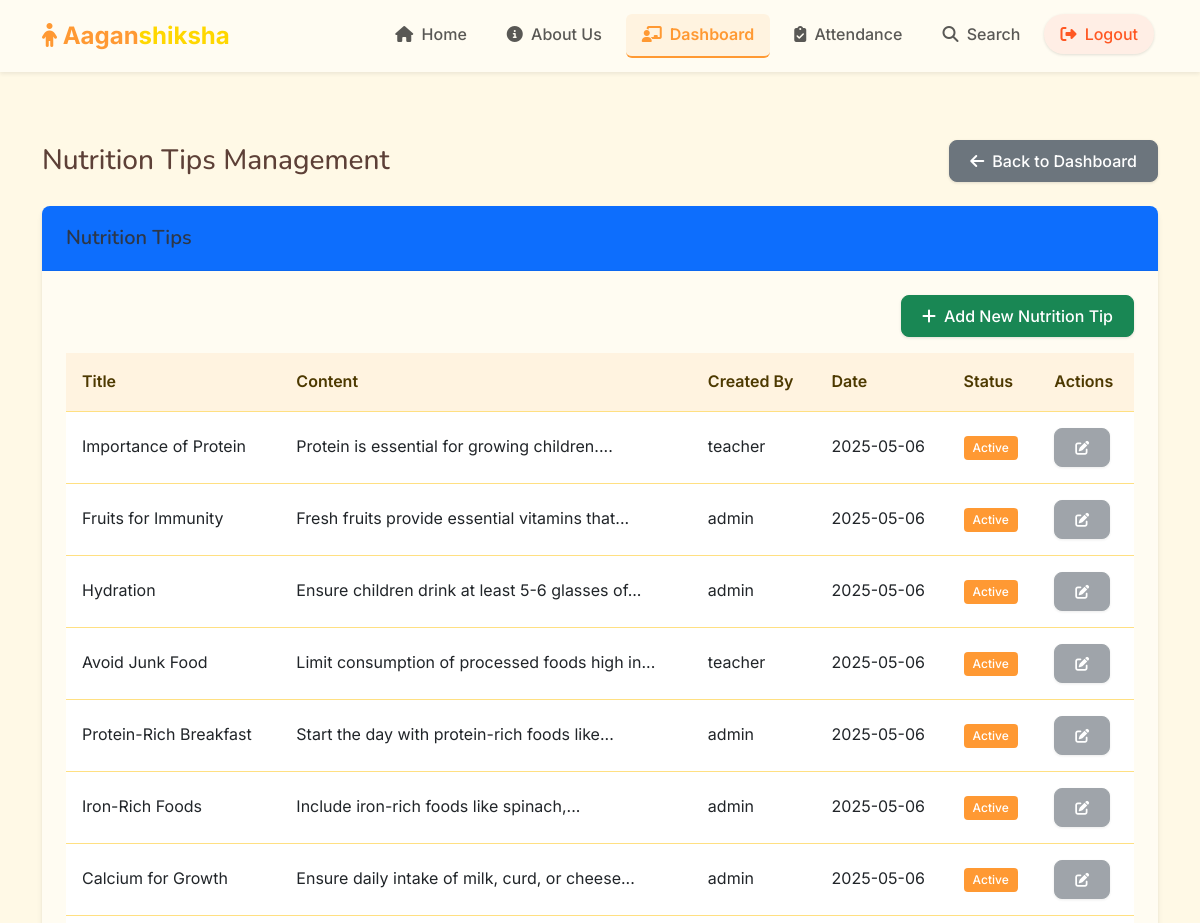
The app's page /teacher/nutrition (signed in, upper part), older data.
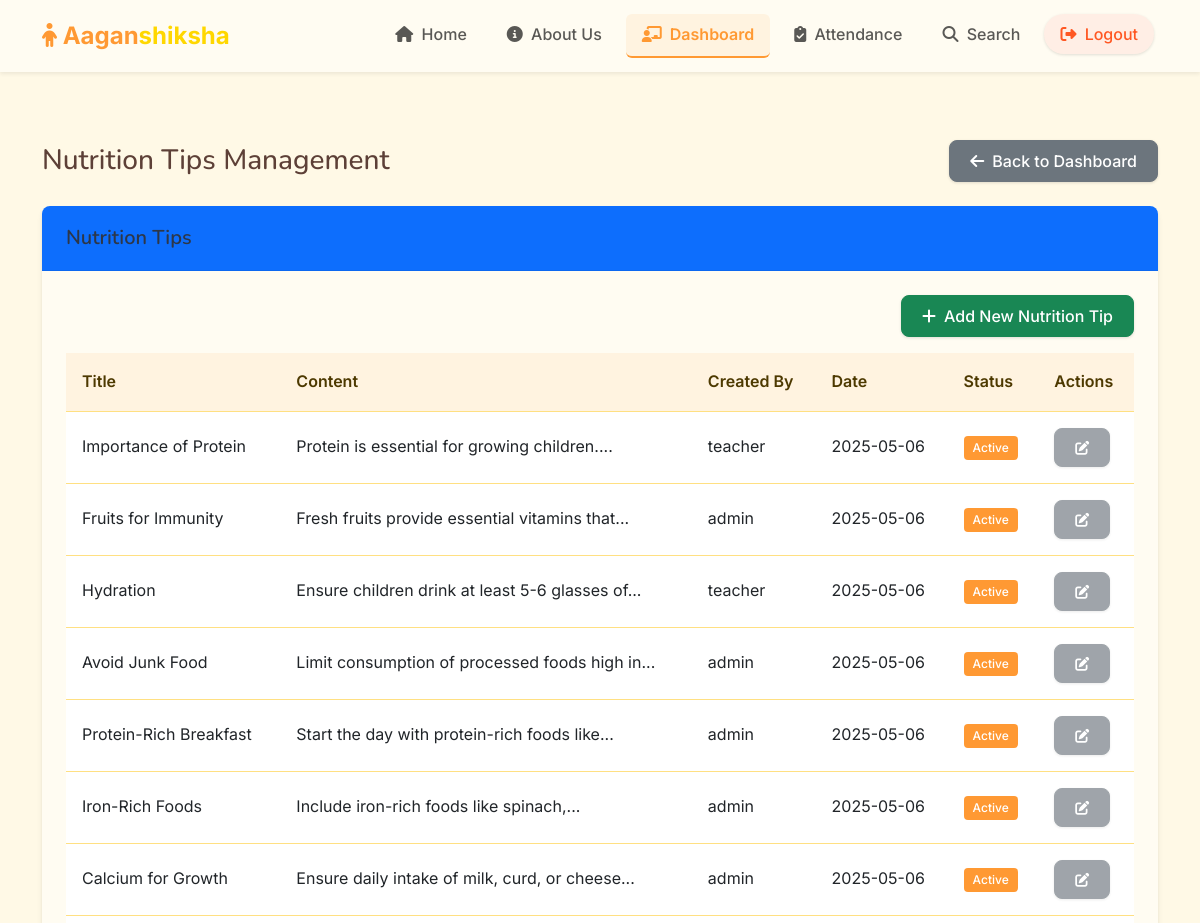
The same page, newer data.
### models.py (models this page shows, shortened)
class NutritionTip(db.Model):
    id = db.Column(db.Integer, primary_key=True, autoincrement=True)
    title = db.Column(db.String(100), nullable=False)
    content = db.Column(db.Text, nullable=False)
    user_id = db.Column(db.Integer, db.ForeignKey('user.id'), nullable=False)
    created_at = db.Column(db.DateTime, default=datetime.utcnow)
    updated_at = db.Column(db.DateTime, default=datetime.utcnow, onupdate=datetime.utcnow)
    is_active = db.Column(db.Boolean, default=True)

class User(UserMixin, db.Model):
    id = db.Column(db.Integer, primary_key=True)
    username = db.Column(db.String(64), unique=True, nullable=False)
    email = db.Column(db.String(120), unique=True, nullable=False)
    password_hash = db.Column(db.String(256), nullable=False)
    role = db.Column(db.String(20), nullable=False)  # 'admin', 'teacher'
    aadhar_number = db.Column(db.String(12), unique=True, nullable=False)
    phone_number = db.Column(db.String(15), nullable=True)
    address = db.Column(db.String(200), nullable=True)
    created_at = db.Column(db.DateTime, default=datetime.utcnow)
    center_id = db.Column(db.Integer, db.ForeignKey('center.id'), nullable=True)  # Only required for teachers
    center = db.relationship('Center', backref='teachers', lazy=True)
    complaints = db.relationship('Complaint', backref='author', lazy=True)
    nutrition_tips = db.relationship('NutritionTip', backref='created_by', lazy=True)
    activities = db.relationship('Activity', backref='created_by', lazy=True)

### routes/teacher.py (the view)
@teacher_bp.route('/nutrition')
@login_required
@teacher_required
def nutrition():
    nutrition_tips = NutritionTip.query.all()
    return render_template('teacher/nutrition.html', nutrition_tips=nutrition_tips)

### app.py (called while the page is built)
@app.context_processor
def inject_csrf_token():
    return dict(csrf_token=generate_csrf)

@login_manager.user_loader
def load_user(user_id):
    return User.query.get(int(user_id))

### routes/teacher.py (called while the page is built)
def teacher_required(f):
    @wraps(f)
    def decorated_function(*args, **kwargs):
        if not current_user.is_authenticated or current_user.role != 'teacher':
            flash('You need to be a teacher to access this page.', 'danger')
            return redirect(url_for('auth.login'))
        return f(*args, **kwargs)
    return decorated_function

### templates/teacher/nutrition.html (shortened to what the changed rows need)
{% extends 'base.html' %}
{% block content %}
<div class="container py-4">
    <div class="d-flex justify-content-between align-items-center mb-4">
        <h1 class="h3 mb-0">Nutrition Tips Management</h1>
    </div>
    <div class="card mb-4">
        <div class="card-body">
            {% if is_add or is_edit %}
                <form method="POST">
                    {{ form.hidden_tag() }}
                    <div class="mb-3">
                        <label class="form-label">Title</label>
                        {{ form.title(class="form-control") }}
                        {% if form.title.errors %}
                            <div class="text-danger">
                                {% for error in form.title.errors %}
                                    <small>{{ error }}</small>
                                {% endfor %}
                            </div>
                        {% endif %}
                    </div>
                    <div class="mb-3">
                        <label class="form-label">Content</label>
                        {{ form.content(class="form-control", rows=5) }}
                        {% if form.content.errors %}
                            <div class="text-danger">
                                {% for error in form.content.errors %}
                                    <small>{{ error }}</small>
                                {% endfor %}
                            </div>
                        {% endif %}
                    </div>
                    <div class="mb-3 form-check">
                        {{ form.is_active(class="form-check-input") }}
                        <label class="form-check-label" for="is_active">Active</label>
                        {% if form.is_active.errors %}
                            <div class="text-danger">
                                {% for error in form.is_active.errors %}
                                    <small>{{ error }}</small>
                                {% endfor %}
                            </div>
                        {% endif %}
                    </div>
                    <div class="d-flex justify-content-between">
                        <a href="{{ url_for('teacher.nutrition') }}" class="btn btn-secondary">Cancel</a>
                        {{ form.submit(class="btn btn-primary") }}
                    </div>
                </form>
            {% else %}
                <div class="table-responsive">
                    <table class="table table-hover">
                        <thead>
                            <tr>
                                <th>Title</th>
                                <th>Content</th>
                                <th>Created By</th>
                                <th>Date</th>
                                <th>Status</th>
                                <th>Actions</th>
                            </tr>
                        </thead>
                        <tbody>
                            {% if nutrition_tips %}
                                {% for tip in nutrition_tips %}
                                    <tr>
                                        <td>{{ tip.title }}</td>
                                        <td>{{ tip.content|truncate(50) }}</td>
                                        <td>{{ tip.created_by.username }}</td>
                                        <td>{{ tip.created_at.strftime('%Y-%m-%d') }}</td>
                                        <td>
                                            <span class="badge {% if tip.is_active %}bg-success{% else %}bg-secondary{% endif %}">
                                                {{ 'Active' if tip.is_active else 'Inactive' }}
                                            </span>
                                        </td>
                                        <td>
                                            <div class="btn-group btn-group-sm">
                                                {% if tip.user_id == current_user.id %}
                                                    <a href="{{ url_for('teacher.edit_nutrition', id=tip.id) }}" class="btn btn-warning">
                                                        <i class="fas fa-edit"></i>
                                                    </a>
                                                {% else %}
                                                    <button type="button" class="btn btn-secondary" disabled>
                                                        <i class="fas fa-edit"></i>
                                                    </button>
                                                {% endif %}
                                            </div>
                                        </td>
                                    </tr>
                                {% endfor %}
                            {% else %}
                                <tr>
                                    <td colspan="6" class="text-center">No nutrition tips found.</td>
                                </tr>
                            {% endif %}
                        </tbody>
                    </table>
                </div>
            {% endif %}
        </div>
    </div>
</div>
{% endblock %}

Row changes from the older to the newer data that the page shows:
changed NutritionTip "Hydration": created_by.username "admin" → "teacher"
changed NutritionTip "Avoid Junk Food": created_by.username "teacher" → "admin"
